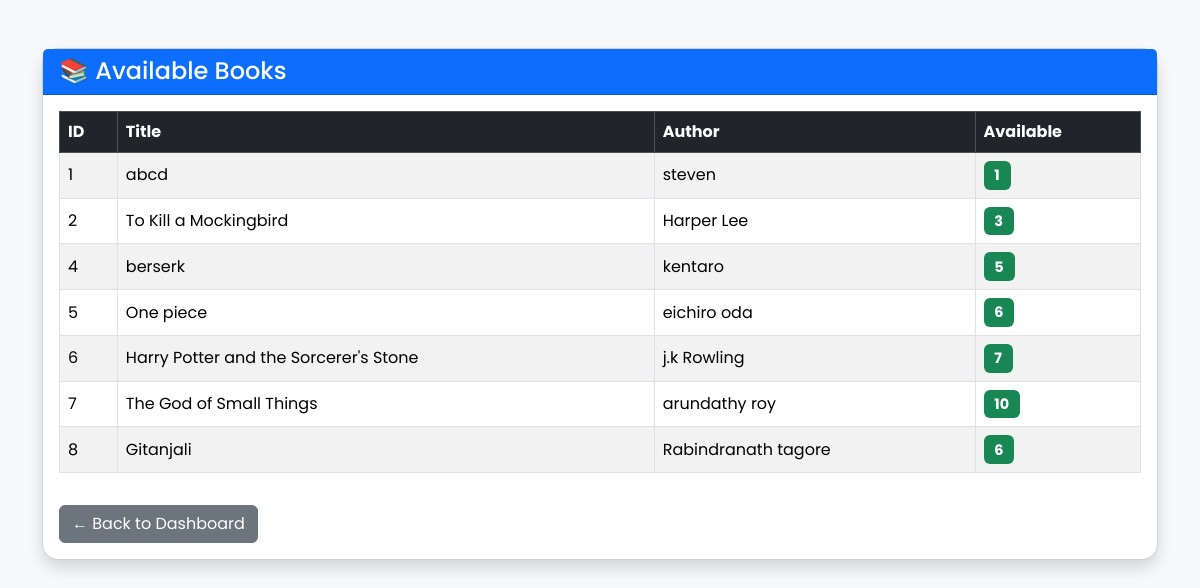
The app's page /books.php (signed in) with its own data.
### tables this page shows
CREATE TABLE IF NOT EXISTS `books` (
  `id` int NOT NULL AUTO_INCREMENT,
  `title` varchar(100) NOT NULL,
  `author` varchar(100) NOT NULL,
  `available` int NOT NULL,
  PRIMARY KEY (`id`)
);

### books.php (the view, shortened to what this page needs)
<?php
include 'db.php';
$res = $conn->query("SELECT * FROM books");
?>
<!DOCTYPE html>
<html>
<head>
    <link href="https://cdn.jsdelivr.net/npm/bootstrap@5.3.2/dist/css/bootstrap.min.css" rel="stylesheet">
</head>
<body class="bg-light">
<div class="container mt-5 fade-slide">
    <div class="card shadow">
        <div class="card-header bg-primary text-white">
            <h4 class="mb-0">📚 Available Books</h4>
        </div>
        <div class="card-body">
            <?php if($res->num_rows > 0){ ?>
                <table class="table table-bordered table-striped table-hover align-middle">
                    <thead class="table-dark">
                        <tr>
                            <th>ID</th>
                            <th>Title</th>
                            <th>Author</th>
                            <th>Available</th>
                        </tr>
                    </thead>
                    <tbody>
                        <?php while($row = $res->fetch_assoc()){ ?>
                        <tr>
                            <td><?= $row['id'] ?></td>
                            <td><?= $row['title'] ?></td>
                            <td><?= $row['author'] ?></td>
                            <td>
                                <?php if($row['available'] > 0){ ?>
                                    <span class="badge bg-success">
                                        <?= $row['available'] ?>
                                    </span>
                                <?php } else { ?>
                                    <span class="badge bg-danger">Out of Stock</span>
                                <?php } ?>
                            </td>
                        </tr>
                        <?php } ?>
                    </tbody>
                </table>
            <?php } else { ?>
                <div class="alert alert-info text-center">
                    No books available.
                </div>
            <?php } ?>
            <a href="dashboard.php" class="btn btn-secondary mt-3">
                ← Back to Dashboard
            </a>
        </div>
    </div>
</div>
</body>
</html>

### books.php (style rules this page uses)
body { font-family: 'Poppins', sans-serif; }
.fade-slide { animation: fadeSlide 0.9s ease forwards; opacity: 0; }
.card { border-radius: 16px; transition: transform 0.3s ease, box-shadow 0.3s ease; }
table tbody tr { transition: background-color 0.3s ease, transform 0.2s ease; }
.badge { font-size: 0.9rem; padding: 0.5em 0.75em; transition: transform 0.2s ease; }
.btn-secondary { transition: transform 0.2s ease, box-shadow 0.2s ease; }

### records on screen
books: id "1", title "abcd", author "steven", available "1"
books: id "2", title "To Kill a Mockingbird", author "Harper Lee", available "3"
books: id "4", title "berserk", author "kentaro", available "5"
books: id "5", title "One piece", author "eichiro oda", available "6"
books: id "6", title "Harry Potter and the Sorcerer's Stone", author "j.k Rowling", available "7"
books: id "7", title "The God of Small Things", author "arundathy roy", available "10"
books: id "8", title "Gitanjali", author "Rabindranath tagore", available "6"
